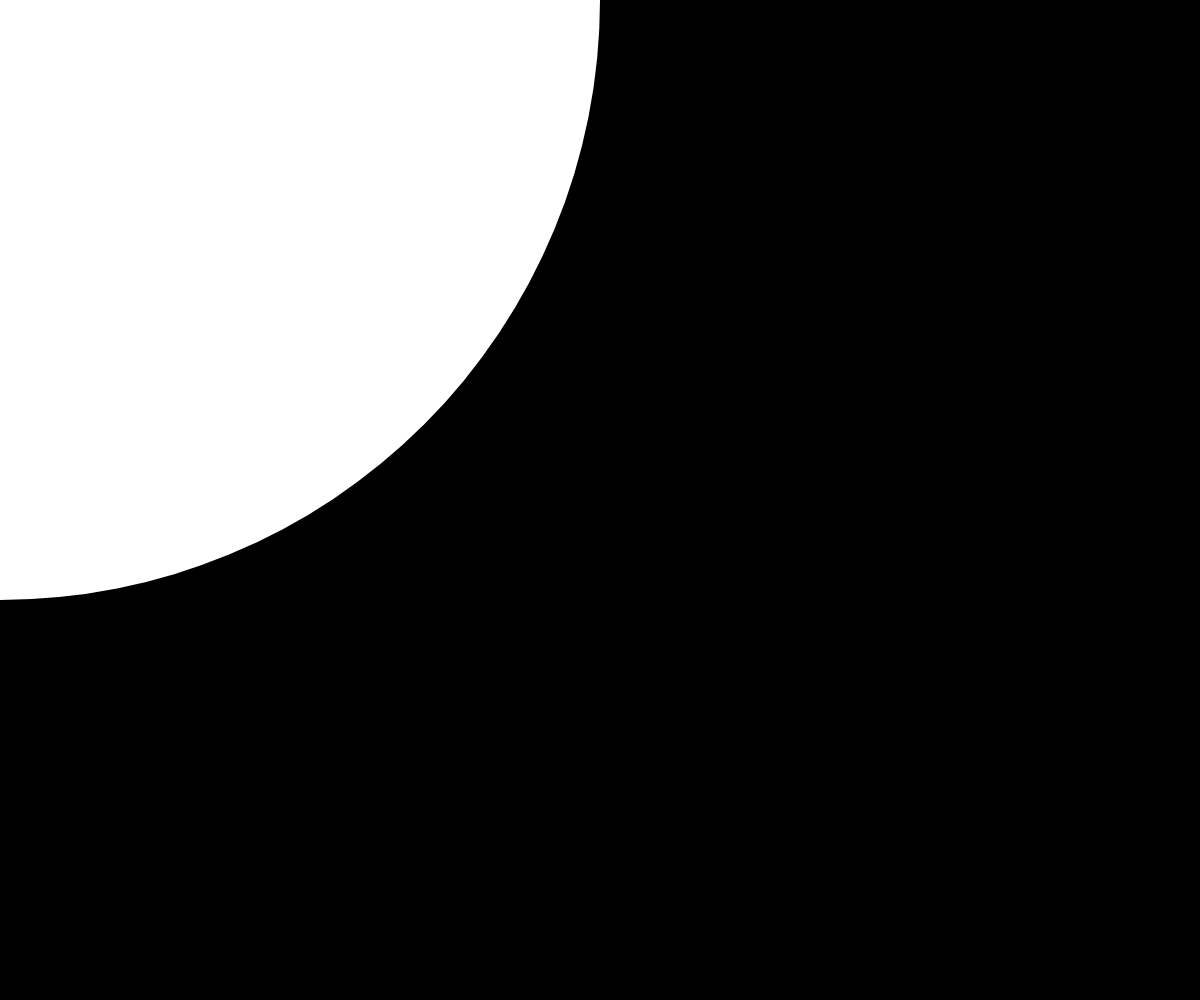
Frame 1 (no input)
Frame 60 (no input): identical to frame 1, image omitted
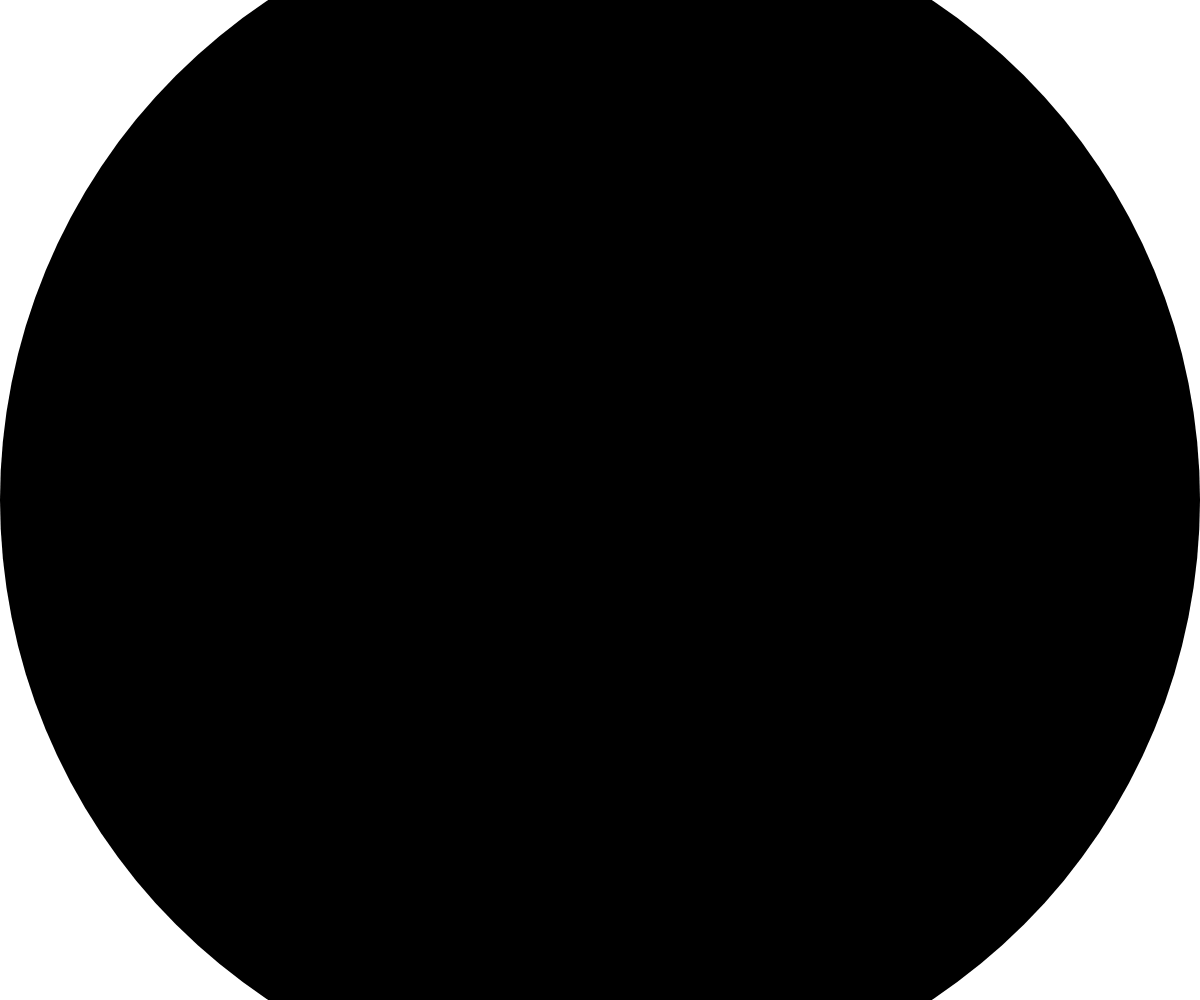
Frame 120 (the mouse pressed at the canvas centre since frame 60)

The p5.js sketch that drew these frames (run headless with seeded random() and noise() and a simulated clock; from frame 60 on, the mouse is pressed at the canvas centre):

// p5.js sketch
// ── sketch.js
var rectNum = 15;

function setup() {
  createCanvas(windowWidth, windowHeight);
  background(0);
}

function draw() {
  if (mouseIsPressed) {
    background(255);
    fill(0);
  } else {
    background(0);
    fill(2255);
  }

  noStroke();
  ellipse(mouseX,mouseY,width,width);
}
